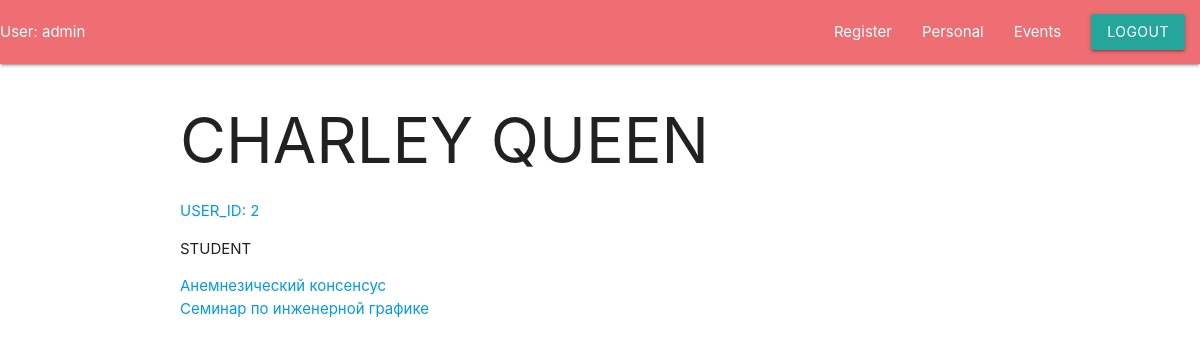
/account/1/ (signed in), run on the app's committed database.
### account/models.py (models this page shows, shortened)
class Person(models.Model):
    user = models.OneToOneField(User, blank=True, null=True, on_delete=models.CASCADE)
    name = models.CharField(max_length=200)
    surname = models.CharField(max_length=200)
    type = models.CharField(max_length=200)
    events = models.ManyToManyField('event.Event', through='event.Membership')
    class Meta:
        ordering = ["name"]

### event/models.py (models this page shows, shortened)
class Event(models.Model):
    title = models.CharField(max_length=200)
    members = models.ManyToManyField(Person, through='Membership')
    class Meta:
        ordering = ["title"]

### account/views.py (the view)
# urls.py: path('<int:pk>/', login_required(views.PersonDetailView.as_view()), name='person_detail'),
class PersonDetailView(DetailView):
    model = Person
    template_name = 'account/person_detail.html'
    context_object_name = 'person'

### templates/account/person_detail.html (shortened to what this page needs)
{%extends "base_generic.html"%}
{%block content%}
<h1>{{person.name}} {{person.surname}}</h1>
<a>USER_ID: {{person.user.id}}</a>
<p>{{person.type}}</p>
{% if person.events %}
    <ul>
    {% for event in person.events.all %}
        <li><a href="/events/{{event.id}}">{{ event.title }}</a></li>
    {% endfor %}
    </ul>
{% else %}
    <p>No events are available.</p>
{% endif %}
{%endblock content%}

### templates/base_generic.html (shortened to what this page needs)
<!DOCTYPE html>
<html lang="en">
<head>
    {%load static%}
    <link rel="stylesheet" href="{%static "css/materialize.css"%}"/>
    <link rel="stylesheet" href="{%static "css/app.css"%}"/>
</head>
<body>
    <nav>
        <div class="nav-wrapper">
            {% if user.is_authenticated %}
                <a>User: {{ user.get_username }}</a>
            {% endif %}
            <ul id="nav-mobile" class="right">
                <li><a href="/auth/register">Register</a></li>
                <li><a href="/account/">Personal</a></li>
                <li><a href="/events/">Events</a></li>
                {% if user.is_authenticated %}
                    <li><a class="waves-effect waves-light btn" href="{% url 'logout'%}">Logout</a></li>
                {% else %}
                    <li><a class="waves-effect waves-light btn" href="{% url 'login'%}">Login</a></li>
                    <li><a class="waves-effect waves-light btn" href="/auth/register">Register</a></li>
                {% endif %}
            </ul>
        </div>
    </nav>
    <div class="container">
        {% block content %}{% endblock %}
    </div>
</body>
</html>

### data on the page
Person: name "CHARLEY", surname "QUEEN", user.id "2", type "STUDENT"
Event: title "Анемнезический консенсус"
Event: title "Семинар по инженерной графике"

### other printed values
{{ user.get_username }} "admin"
